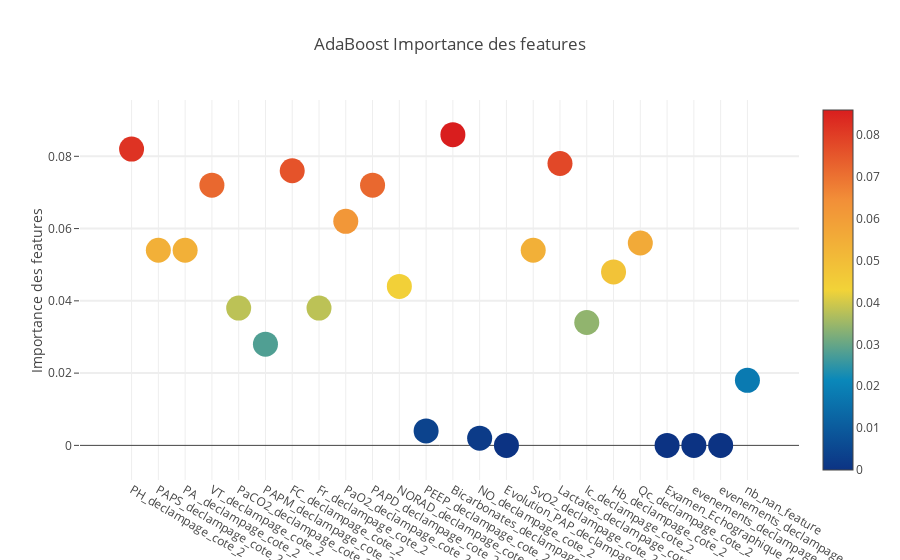

The notebook cell this image was saved under:
### Code cell
trace = go.Scatter(
    y=feature_dataframe['AdaBoost Importance des features'].values,
    x=feature_dataframe['features'].values,
    mode='markers',
    marker=dict(
        sizemode='diameter',
        sizeref=1,
        size=25,
        color=feature_dataframe['AdaBoost Importance des features'].values,
        colorscale='Portland',
        showscale=True
    ),
    text=feature_dataframe['features'].values
)
data = [trace]

layout = go.Layout(
    autosize=True,
    title='AdaBoost Importance des features',
    hovermode='closest',
    yaxis=dict(
        title='Importance des features',
        ticklen=5,
        gridwidth=2
    ),
    showlegend=False
)
fig = go.Figure(data=data, layout=layout)
py.iplot(fig, filename='scatter2010')

### Figure 1 — Plotly figure (JSON) as saved in the notebook; plotly's stock layout.template omitted (floating-point values rounded to 4 significant figures)
{"data": [{"marker": {"color": [0.082, 0.054, 0.054, 0.072, 0.038, 0.028, 0.076, 0.038, 0.062, 0.072, 0.044, 0.004, 0.086, 0.002, 0, 0.054, 0.078, 0.034, 0.048, 0.056, 0, 0, 0, 0.018], "colorscale": "Portland", "showscale": true, "size": 25, "sizemode": "diameter", "sizeref": 1}, "mode": "markers", "text": ["PH_declampage_cote_2", "PAPS_declampage_cote_2", "PA _declampage_cote_2", "VT_declampage_cote_2", "PaCO2_declampage_cote_2", "PAPM_declampage_cote_2", "FC_declampage_cote_2", "Fr_declampage_cote_2", "PaO2_declampage_cote_2", "PAPD_declampage_cote_2", "NORAD_declampage_cote_2", "PEEP_declampage_cote_2", "Bicarbonates_declampage_cote_2", "NO_declampage_cote_2", "Evolution_PAP_declampage_cote_2", "SvO2_declampage_cote_2", "Lactates_declampage_cote_2", "Ic_declampage_cote_2", "Hb_declampage_cote_2", "Qc_declampage_cote_2", "Examen_Echographique_declampage_cote_2", "evenements_declampage_cote_2", "evenements_declampage_cote_2_commentaires", "nb_nan_feature"], "type": "scatter", "uid": "c9131ab8-1c18-11e9-b37c-af1fd6724912", "x": ["PH_declampage_cote_2", "PAPS_declampage_cote_2", "PA _declampage_cote_2", "VT_declampage_cote_2", "PaCO2_declampage_cote_2", "PAPM_declampage_cote_2", "FC_declampage_cote_2", "Fr_declampage_cote_2", "PaO2_declampage_cote_2", "PAPD_declampage_cote_2", "NORAD_declampage_cote_2", "PEEP_declampage_cote_2", "Bicarbonates_declampage_cote_2", "NO_declampage_cote_2", "Evolution_PAP_declampage_cote_2", "SvO2_declampage_cote_2", "Lactates_declampage_cote_2", "Ic_declampage_cote_2", "Hb_declampage_cote_2", "Qc_declampage_cote_2", "Examen_Echographique_declampage_cote_2", "evenements_declampage_cote_2", "evenements_declampage_cote_2_commentaires", "nb_nan_feature"], "y": [0.082, 0.054, 0.054, 0.072, 0.038, 0.028, 0.076, 0.038, 0.062, 0.072, 0.044, 0.004, 0.086, 0.002, 0, 0.054, 0.078, 0.034, 0.048, 0.056, 0, 0, 0, 0.018]}], "layout": {"autosize": true, "hovermode": "closest", "showlegend": false, "title": "AdaBoost Importance des features", "yaxis": {"gridwidth": 2, "ticklen": 5, "title": "Importance des features"}}}
